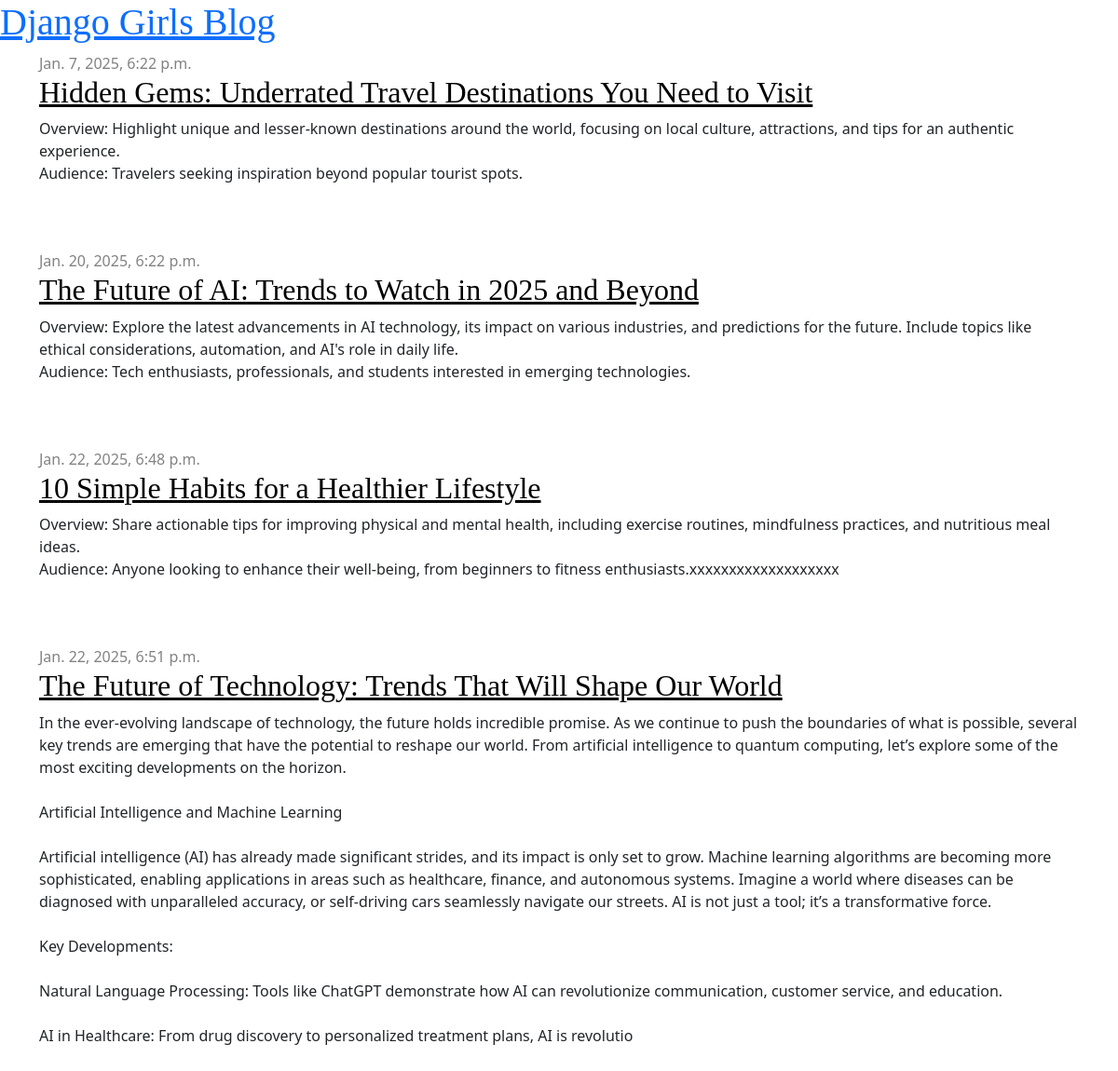
Before: / with the older database file.
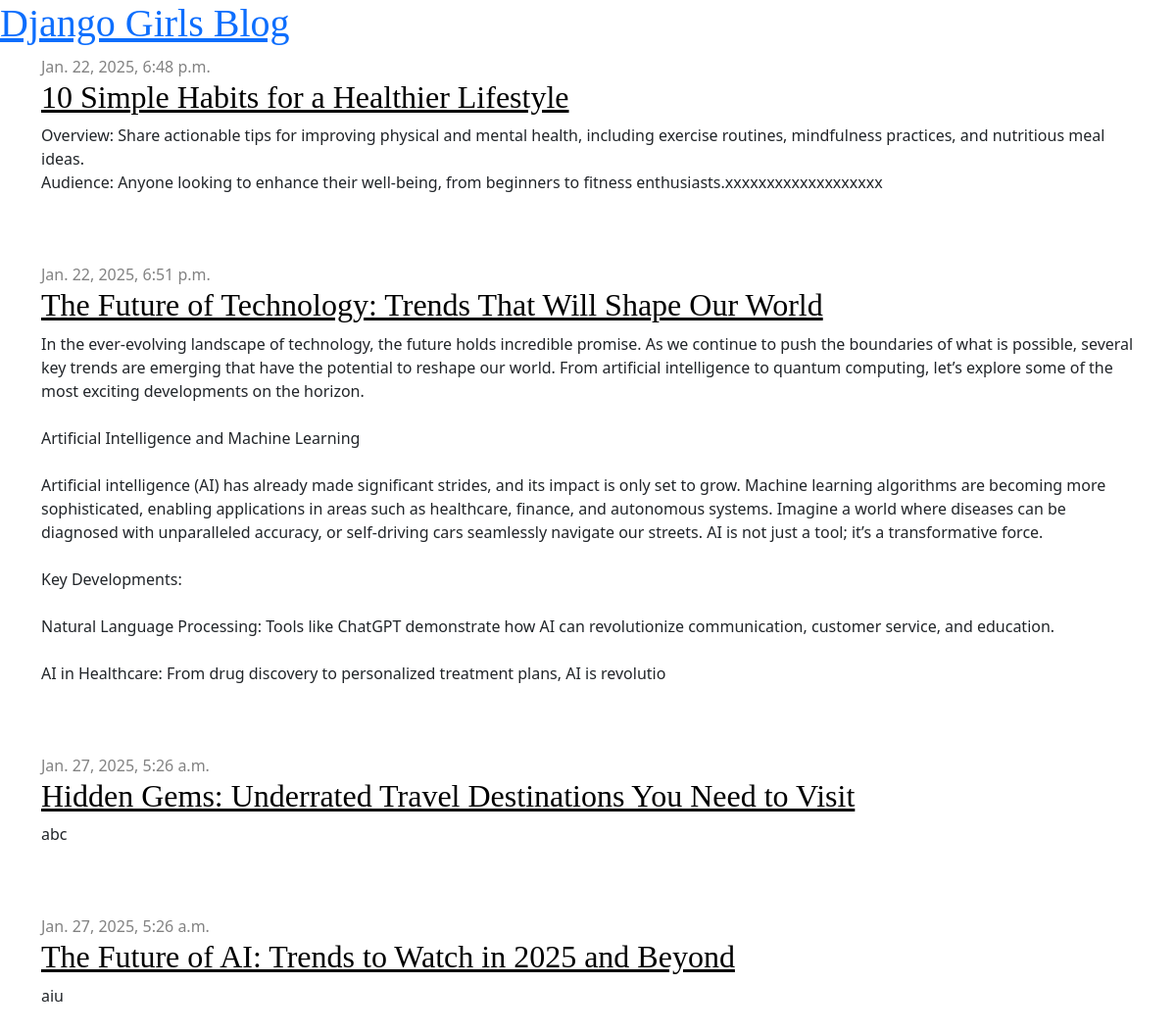
After: the same page with the newer database file.
### blog/models.py (models this page shows, shortened)
class Post(models.Model):
    author = models.ForeignKey(settings.AUTH_USER_MODEL, on_delete=models.CASCADE)
    title = models.CharField(max_length=200)
    text = models.TextField()
    created_date = models.DateTimeField(default=timezone.now)
    published_date = models.DateTimeField(blank=True, null=True)

### blog/views.py (the view)
# urls.py: path('', views.post_list, name='post_list'),
def post_list(request):
    posts = Post.objects.filter(published_date__lte=timezone.now()).order_by('published_date')
    return render(request, 'blog/post_list.html', {'posts': posts})

### blog/templates/blog/post_list.html (shortened to what this page needs)
{% load static %}
<!DOCTYPE html>
<html>
    <head>
        <link rel="stylesheet" href="https://cdn.jsdelivr.net/npm/bootstrap@5.3.3/dist/css/bootstrap.min.css">
        <link rel="stylesheet" href="{% static 'css/blog.css' %}">
    </head>
    <body>
        <header>
            <h1><a href="/">Django Girls Blog</a></h1>
        </header>
        <main class="container">
            <div class="row">
                <div class="col">
                    {% for post in posts %}
                        <article class="post">
                            <time class="date">
                                {{ post.published_date }}
                            </time>
                            <h2><a href="">{{ post.title }}</a></h2>
                            <p>{{ post.text|linebreaksbr }}</p>
                        </article>
                    {% endfor %}
                </div>
            </div>
        </main>
    </body>
</html>

### blog/static/css/blog.css (style rules this page uses)
h1, h2, h3, h4 { font-family: 'Lobster', cursive; }
.date { color: #828282; }
.post { margin-bottom: 70px; }
.post h2 a, .post h2 a:visited { color: #000000; }

Changed rows visible on the page:
shown differently, row unchanged: Post "10 Simple Habits for a Healthier Lifestyle": moves up the list
shown differently, row unchanged: Post "The Future of Technology: Trends That Will Shape Our World": moves up the list
changed Post "Hidden Gems: Underrated Travel Destinations You Need to Visit": published_date "Jan. 7, 2025, 6:22 p.m." → "Jan. 27, 2025, 5:26 a.m."; text "Overview: Highlight unique and lesser-known destinations around the world, focusing on local culture, attractions, and tips for an authentic experience. Audience: Travelers seeking inspiration beyond popular tourist spots." → "abc"
changed Post: published_date "Jan. 20, 2025, 6:22 p.m." → "Jan. 27, 2025, 5:26 a.m."; text "Overview: Explore the latest advancements in AI technology, its impact on various industries, and predictions for the future. Include topics like ethical considerations, automation, and AI's role in daily life. Audience: Tech enthusiasts, professionals, and students interested in emerging technologies." → "aiu"
